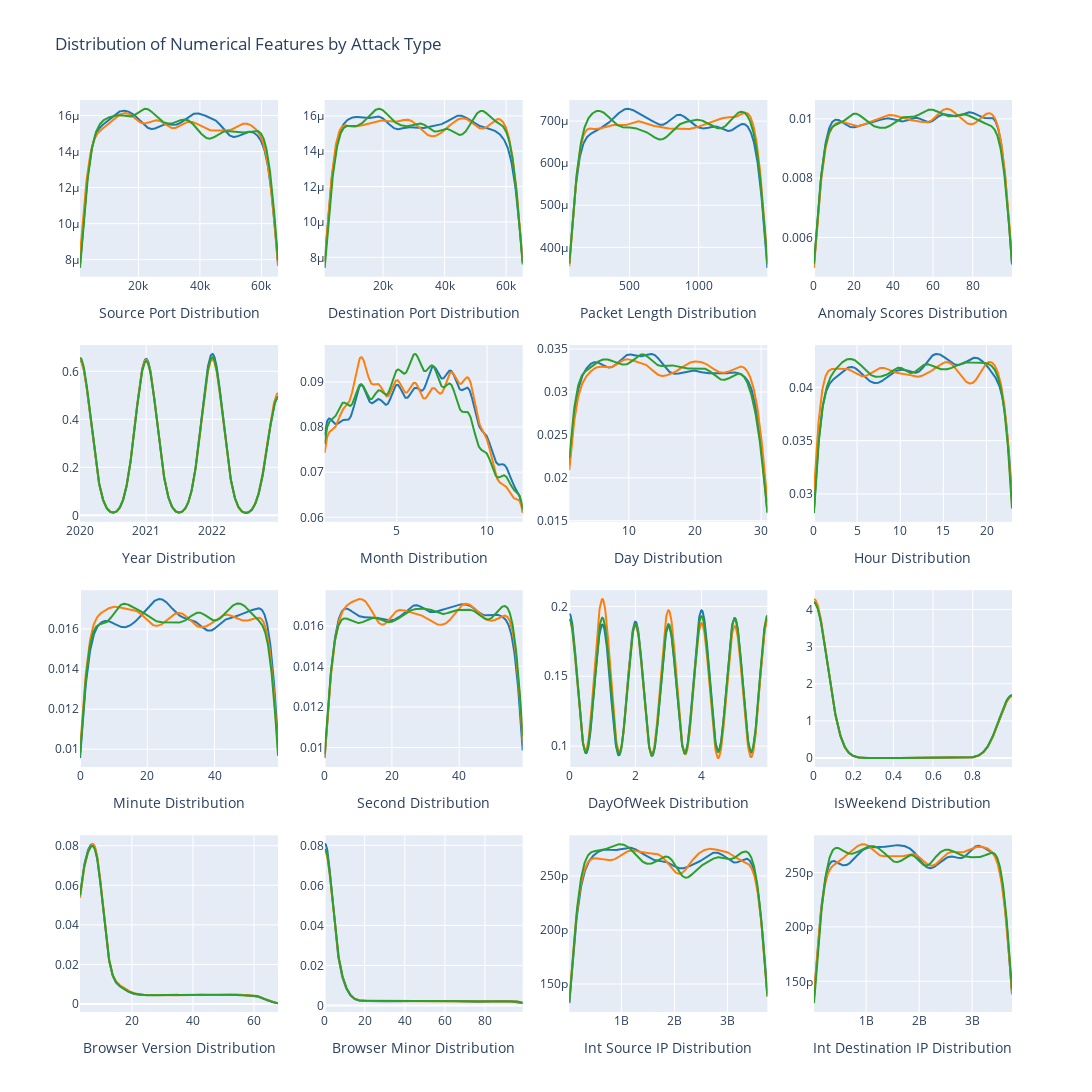

Notebook code cell kept with this figure:
### Code cell
num_cols = temp_data.select_dtypes(include="number").columns.tolist()
nb_cols = 4
nb_rows = int(np.ceil(len(num_cols) / nb_cols))
fig = make_subplots(rows=nb_rows, cols=nb_cols)
for i, col in enumerate(num_cols):
    row = i // nb_cols + 1
    col_pos = i % nb_cols + 1
    hist_data = [temp_data[temp_data["Attack Type"] == attack_type][col].values for attack_type in temp_data["Attack Type"].unique()]
    displot = create_displot(hist_data, group_labels=temp_data["Attack Type"].unique())
    for trace in displot.select_traces():
        fig.add_trace(trace, row=row, col=col_pos,)
        fig.update_xaxes(title_text=f"{col} Distribution", row=row, col=col_pos)

fig.update_layout(title="Distribution of Numerical Features by Attack Type",
                  width=1600, height=nb_rows*400+200, showlegend=False)
fig.show()

### Figure 1 — Plotly figure (JSON) as saved in the notebook; plotly's stock layout.template omitted (floating-point values rounded to 4 significant figures; data arrays with more than 128 entries replaced by an {"elided": "..."} marker saying what was removed)
{"data": [{"legendgroup": "Malware", "marker": {"color": "rgb(31, 119, 180)"}, "mode": "lines", "name": "Malware", "showlegend": true, "type": "scatter", "x": {"elided": "500 float values"}, "xaxis": "x", "y": {"elided": "500 float values"}, "yaxis": "y"}, {"legendgroup": "DDoS", "marker": {"color": "rgb(255, 127, 14)"}, "mode": "lines", "name": "DDoS", "showlegend": true, "type": "scatter", "x": {"elided": "500 float values"}, "xaxis": "x", "y": {"elided": "500 float values"}, "yaxis": "y"}, {"legendgroup": "Intrusion", "marker": {"color": "rgb(44, 160, 44)"}, "mode": "lines", "name": "Intrusion", "showlegend": true, "type": "scatter", "x": {"elided": "500 float values"}, "xaxis": "x", "y": {"elided": "500 float values"}, "yaxis": "y"}, {"legendgroup": "Malware", "marker": {"color": "rgb(31, 119, 180)"}, "mode": "lines", "name": "Malware", "showlegend": true, "type": "scatter", "x": {"elided": "500 float values"}, "xaxis": "x2", "y": {"elided": "500 float values"}, "yaxis": "y2"}, {"legendgroup": "DDoS", "marker": {"color": "rgb(255, 127, 14)"}, "mode": "lines", "name": "DDoS", "showlegend": true, "type": "scatter", "x": {"elided": "500 float values"}, "xaxis": "x2", "y": {"elided": "500 float values"}, "yaxis": "y2"}, {"legendgroup": "Intrusion", "marker": {"color": "rgb(44, 160, 44)"}, "mode": "lines", "name": "Intrusion", "showlegend": true, "type": "scatter", "x": {"elided": "500 float values"}, "xaxis": "x2", "y": {"elided": "500 float values"}, "yaxis": "y2"}, {"legendgroup": "Malware", "marker": {"color": "rgb(31, 119, 180)"}, "mode": "lines", "name": "Malware", "showlegend": true, "type": "scatter", "x": {"elided": "500 float values"}, "xaxis": "x3", "y": {"elided": "500 float values"}, "yaxis": "y3"}, {"legendgroup": "DDoS", "marker": {"color": "rgb(255, 127, 14)"}, "mode": "lines", "name": "DDoS", "showlegend": true, "type": "scatter", "x": {"elided": "500 float values"}, "xaxis": "x3", "y": {"elided": "500 float values"}, "yaxis": "y3"}, {"legendgroup": "Intrusion", "marker": {"color": "rgb(44, 160, 44)"}, "mode": "lines", "name": "Intrusion", "showlegend": true, "type": "scatter", "x": {"elided": "500 float values"}, "xaxis": "x3", "y": {"elided": "500 float values"}, "yaxis": "y3"}, {"legendgroup": "Malware", "marker": {"color": "rgb(31, 119, 180)"}, "mode": "lines", "name": "Malware", "showlegend": true, "type": "scatter", "x": {"elided": "500 float values"}, "xaxis": "x4", "y": {"elided": "500 float values"}, "yaxis": "y4"}, {"legendgroup": "DDoS", "marker": {"color": "rgb(255, 127, 14)"}, "mode": "lines", "name": "DDoS", "showlegend": true, "type": "scatter", "x": {"elided": "500 float values"}, "xaxis": "x4", "y": {"elided": "500 float values"}, "yaxis": "y4"}, {"legendgroup": "Intrusion", "marker": {"color": "rgb(44, 160, 44)"}, "mode": "lines", "name": "Intrusion", "showlegend": true, "type": "scatter", "x": {"elided": "500 float values"}, "xaxis": "x4", "y": {"elided": "500 float values"}, "yaxis": "y4"}, {"legendgroup": "Malware", "marker": {"color": "rgb(31, 119, 180)"}, "mode": "lines", "name": "Malware", "showlegend": true, "type": "scatter", "x": {"elided": "500 float values"}, "xaxis": "x5", "y": {"elided": "500 float values"}, "yaxis": "y5"}, {"legendgroup": "DDoS", "marker": {"color": "rgb(255, 127, 14)"}, "mode": "lines", "name": "DDoS", "showlegend": true, "type": "scatter", "x": {"elided": "500 float values"}, "xaxis": "x5", "y": {"elided": "500 float values"}, "yaxis": "y5"}, {"legendgroup": "Intrusion", "marker": {"color": "rgb(44, 160, 44)"}, "mode": "lines", "name": "Intrusion", "showlegend": true, "type": "scatter", "x": {"elided": "500 float values"}, "xaxis": "x5", "y": {"elided": "500 float values"}, "yaxis": "y5"}, {"legendgroup": "Malware", "marker": {"color": "rgb(31, 119, 180)"}, "mode": "lines", "name": "Malware", "showlegend": true, "type": "scatter", "x": {"elided": "500 float values"}, "xaxis": "x6", "y": {"elided": "500 float values"}, "yaxis": "y6"}, {"legendgroup": "DDoS", "marker": {"color": "rgb(255, 127, 14)"}, "mode": "lines", "name": "DDoS", "showlegend": true, "type": "scatter", "x": {"elided": "500 float values"}, "xaxis": "x6", "y": {"elided": "500 float values"}, "yaxis": "y6"}, {"legendgroup": "Intrusion", "marker": {"color": "rgb(44, 160, 44)"}, "mode": "lines", "name": "Intrusion", "showlegend": true, "type": "scatter", "x": {"elided": "500 float values"}, "xaxis": "x6", "y": {"elided": "500 float values"}, "yaxis": "y6"}, {"legendgroup": "Malware", "marker": {"color": "rgb(31, 119, 180)"}, "mode": "lines", "name": "Malware", "showlegend": true, "type": "scatter", "x": {"elided": "500 float values"}, "xaxis": "x7", "y": {"elided": "500 float values"}, "yaxis": "y7"}, {"legendgroup": "DDoS", "marker": {"color": "rgb(255, 127, 14)"}, "mode": "lines", "name": "DDoS", "showlegend": true, "type": "scatter", "x": {"elided": "500 float values"}, "xaxis": "x7", "y": {"elided": "500 float values"}, "yaxis": "y7"}, {"legendgroup": "Intrusion", "marker": {"color": "rgb(44, 160, 44)"}, "mode": "lines", "name": "Intrusion", "showlegend": true, "type": "scatter", "x": {"elided": "500 float values"}, "xaxis": "x7", "y": {"elided": "500 float values"}, "yaxis": "y7"}, {"legendgroup": "Malware", "marker": {"color": "rgb(31, 119, 180)"}, "mode": "lines", "name": "Malware", "showlegend": true, "type": "scatter", "x": {"elided": "500 float values"}, "xaxis": "x8", "y": {"elided": "500 float values"}, "yaxis": "y8"}, {"legendgroup": "DDoS", "marker": {"color": "rgb(255, 127, 14)"}, "mode": "lines", "name": "DDoS", "showlegend": true, "type": "scatter", "x": {"elided": "500 float values"}, "xaxis": "x8", "y": {"elided": "500 float values"}, "yaxis": "y8"}, {"legendgroup": "Intrusion", "marker": {"color": "rgb(44, 160, 44)"}, "mode": "lines", "name": "Intrusion", "showlegend": true, "type": "scatter", "x": {"elided": "500 float values"}, "xaxis": "x8", "y": {"elided": "500 float values"}, "yaxis": "y8"}, {"legendgroup": "Malware", "marker": {"color": "rgb(31, 119, 180)"}, "mode": "lines", "name": "Malware", "showlegend": true, "type": "scatter", "x": {"elided": "500 float values"}, "xaxis": "x9", "y": {"elided": "500 float values"}, "yaxis": "y9"}, {"legendgroup": "DDoS", "marker": {"color": "rgb(255, 127, 14)"}, "mode": "lines", "name": "DDoS", "showlegend": true, "type": "scatter", "x": {"elided": "500 float values"}, "xaxis": "x9", "y": {"elided": "500 float values"}, "yaxis": "y9"}, {"legendgroup": "Intrusion", "marker": {"color": "rgb(44, 160, 44)"}, "mode": "lines", "name": "Intrusion", "showlegend": true, "type": "scatter", "x": {"elided": "500 float values"}, "xaxis": "x9", "y": {"elided": "500 float values"}, "yaxis": "y9"}, {"legendgroup": "Malware", "marker": {"color": "rgb(31, 119, 180)"}, "mode": "lines", "name": "Malware", "showlegend": true, "type": "scatter", "x": {"elided": "500 float values"}, "xaxis": "x10", "y": {"elided": "500 float values"}, "yaxis": "y10"}, {"legendgroup": "DDoS", "marker": {"color": "rgb(255, 127, 14)"}, "mode": "lines", "name": "DDoS", "showlegend": true, "type": "scatter", "x": {"elided": "500 float values"}, "xaxis": "x10", "y": {"elided": "500 float values"}, "yaxis": "y10"}, {"legendgroup": "Intrusion", "marker": {"color": "rgb(44, 160, 44)"}, "mode": "lines", "name": "Intrusion", "showlegend": true, "type": "scatter", "x": {"elided": "500 float values"}, "xaxis": "x10", "y": {"elided": "500 float values"}, "yaxis": "y10"}, {"legendgroup": "Malware", "marker": {"color": "rgb(31, 119, 180)"}, "mode": "lines", "name": "Malware", "showlegend": true, "type": "scatter", "x": {"elided": "500 float values"}, "xaxis": "x11", "y": {"elided": "500 float values"}, "yaxis": "y11"}, {"legendgroup": "DDoS", "marker": {"color": "rgb(255, 127, 14)"}, "mode": "lines", "name": "DDoS", "showlegend": true, "type": "scatter", "x": {"elided": "500 float values"}, "xaxis": "x11", "y": {"elided": "500 float values"}, "yaxis": "y11"}, {"legendgroup": "Intrusion", "marker": {"color": "rgb(44, 160, 44)"}, "mode": "lines", "name": "Intrusion", "showlegend": true, "type": "scatter", "x": {"elided": "500 float values"}, "xaxis": "x11", "y": {"elided": "500 float values"}, "yaxis": "y11"}, {"legendgroup": "Malware", "marker": {"color": "rgb(31, 119, 180)"}, "mode": "lines", "name": "Malware", "showlegend": true, "type": "scatter", "x": {"elided": "500 float values"}, "xaxis": "x12", "y": {"elided": "500 float values"}, "yaxis": "y12"}, {"legendgroup": "DDoS", "marker": {"color": "rgb(255, 127, 14)"}, "mode": "lines", "name": "DDoS", "showlegend": true, "type": "scatter", "x": {"elided": "500 float values"}, "xaxis": "x12", "y": {"elided": "500 float values"}, "yaxis": "y12"}, {"legendgroup": "Intrusion", "marker": {"color": "rgb(44, 160, 44)"}, "mode": "lines", "name": "Intrusion", "showlegend": true, "type": "scatter", "x": {"elided": "500 float values"}, "xaxis": "x12", "y": {"elided": "500 float values"}, "yaxis": "y12"}, {"legendgroup": "Malware", "marker": {"color": "rgb(31, 119, 180)"}, "mode": "lines", "name": "Malware", "showlegend": true, "type": "scatter", "x": {"elided": "500 float values"}, "xaxis": "x13", "y": {"elided": "500 float values"}, "yaxis": "y13"}, {"legendgroup": "DDoS", "marker": {"color": "rgb(255, 127, 14)"}, "mode": "lines", "name": "DDoS", "showlegend": true, "type": "scatter", "x": {"elided": "500 float values"}, "xaxis": "x13", "y": {"elided": "500 float values"}, "yaxis": "y13"}, {"legendgroup": "Intrusion", "marker": {"color": "rgb(44, 160, 44)"}, "mode": "lines", "name": "Intrusion", "showlegend": true, "type": "scatter", "x": {"elided": "500 float values"}, "xaxis": "x13", "y": {"elided": "500 float values"}, "yaxis": "y13"}, {"legendgroup": "Malware", "marker": {"color": "rgb(31, 119, 180)"}, "mode": "lines", "name": "Malware", "showlegend": true, "type": "scatter", "x": {"elided": "500 float values"}, "xaxis": "x14", "y": {"elided": "500 float values"}, "yaxis": "y14"}, {"legendgroup": "DDoS", "marker": {"color": "rgb(255, 127, 14)"}, "mode": "lines", "name": "DDoS", "showlegend": true, "type": "scatter", "x": {"elided": "500 float values"}, "xaxis": "x14", "y": {"elided": "500 float values"}, "yaxis": "y14"}, {"legendgroup": "Intrusion", "marker": {"color": "rgb(44, 160, 44)"}, "mode": "lines", "name": "Intrusion", "showlegend": true, "type": "scatter", "x": {"elided": "500 float values"}, "xaxis": "x14", "y": {"elided": "500 float values"}, "yaxis": "y14"}, {"legendgroup": "Malware", "marker": {"color": "rgb(31, 119, 180)"}, "mode": "lines", "name": "Malware", "showlegend": true, "type": "scatter", "x": {"elided": "500 float values"}, "xaxis": "x15", "y": {"elided": "500 float values"}, "yaxis": "y15"}, {"legendgroup": "DDoS", "marker": {"color": "rgb(255, 127, 14)"}, "mode": "lines", "name": "DDoS", "showlegend": true, "type": "scatter", "x": {"elided": "500 float values"}, "xaxis": "x15", "y": {"elided": "500 float values"}, "yaxis": "y15"}, {"legendgroup": "Intrusion", "marker": {"color": "rgb(44, 160, 44)"}, "mode": "lines", "name": "Intrusion", "showlegend": true, "type": "scatter", "x": {"elided": "500 float values"}, "xaxis": "x15", "y": {"elided": "500 float values"}, "yaxis": "y15"}, {"legendgroup": "Malware", "marker": {"color": "rgb(31, 119, 180)"}, "mode": "lines", "name": "Malware", "showlegend": true, "type": "scatter", "x": {"elided": "500 float values"}, "xaxis": "x16", "y": {"elided": "500 float values"}, "yaxis": "y16"}, {"legendgroup": "DDoS", "marker": {"color": "rgb(255, 127, 14)"}, "mode": "lines", "name": "DDoS", "showlegend": true, "type": "scatter", "x": {"elided": "500 float values"}, "xaxis": "x16", "y": {"elided": "500 float values"}, "yaxis": "y16"}, {"legendgroup": "Intrusion", "marker": {"color": "rgb(44, 160, 44)"}, "mode": "lines", "name": "Intrusion", "showlegend": true, "type": "scatter", "x": {"elided": "500 float values"}, "xaxis": "x16", "y": {"elided": "500 float values"}, "yaxis": "y16"}], "layout": {"height": 1800, "showlegend": false, "title": {"text": "Distribution of Numerical Features by Attack Type"}, "width": 1600, "xaxis": {"anchor": "y", "domain": [0, 0.2125], "title": {"text": "Source Port Distribution"}}, "xaxis10": {"anchor": "y10", "domain": [0.2625, 0.475], "title": {"text": "Second Distribution"}}, "xaxis11": {"anchor": "y11", "domain": [0.525, 0.7375], "title": {"text": "DayOfWeek Distribution"}}, "xaxis12": {"anchor": "y12", "domain": [0.7875, 1], "title": {"text": "IsWeekend Distribution"}}, "xaxis13": {"anchor": "y13", "domain": [0, 0.2125], "title": {"text": "Browser Version Distribution"}}, "xaxis14": {"anchor": "y14", "domain": [0.2625, 0.475], "title": {"text": "Browser Minor Distribution"}}, "xaxis15": {"anchor": "y15", "domain": [0.525, 0.7375], "title": {"text": "Int Source IP Distribution"}}, "xaxis16": {"anchor": "y16", "domain": [0.7875, 1], "title": {"text": "Int Destination IP Distribution"}}, "xaxis2": {"anchor": "y2", "domain": [0.2625, 0.475], "title": {"text": "Destination Port Distribution"}}, "xaxis3": {"anchor": "y3", "domain": [0.525, 0.7375], "title": {"text": "Packet Length Distribution"}}, "xaxis4": {"anchor": "y4", "domain": [0.7875, 1], "title": {"text": "Anomaly Scores Distribution"}}, "xaxis5": {"anchor": "y5", "domain": [0, 0.2125], "title": {"text": "Year Distribution"}}, "xaxis6": {"anchor": "y6", "domain": [0.2625, 0.475], "title": {"text": "Month Distribution"}}, "xaxis7": {"anchor": "y7", "domain": [0.525, 0.7375], "title": {"text": "Day Distribution"}}, "xaxis8": {"anchor": "y8", "domain": [0.7875, 1], "title": {"text": "Hour Distribution"}}, "xaxis9": {"anchor": "y9", "domain": [0, 0.2125], "title": {"text": "Minute Distribution"}}, "yaxis": {"anchor": "x", "domain": [0.8063, 1]}, "yaxis10": {"anchor": "x10", "domain": [0.2687, 0.4625]}, "yaxis11": {"anchor": "x11", "domain": [0.2687, 0.4625]}, "yaxis12": {"anchor": "x12", "domain": [0.2687, 0.4625]}, "yaxis13": {"anchor": "x13", "domain": [0, 0.1938]}, "yaxis14": {"anchor": "x14", "domain": [0, 0.1938]}, "yaxis15": {"anchor": "x15", "domain": [0, 0.1938]}, "yaxis16": {"anchor": "x16", "domain": [0, 0.1938]}, "yaxis2": {"anchor": "x2", "domain": [0.8063, 1]}, "yaxis3": {"anchor": "x3", "domain": [0.8063, 1]}, "yaxis4": {"anchor": "x4", "domain": [0.8063, 1]}, "yaxis5": {"anchor": "x5", "domain": [0.5375, 0.7312]}, "yaxis6": {"anchor": "x6", "domain": [0.5375, 0.7312]}, "yaxis7": {"anchor": "x7", "domain": [0.5375, 0.7312]}, "yaxis8": {"anchor": "x8", "domain": [0.5375, 0.7312]}, "yaxis9": {"anchor": "x9", "domain": [0.2687, 0.4625]}}}
